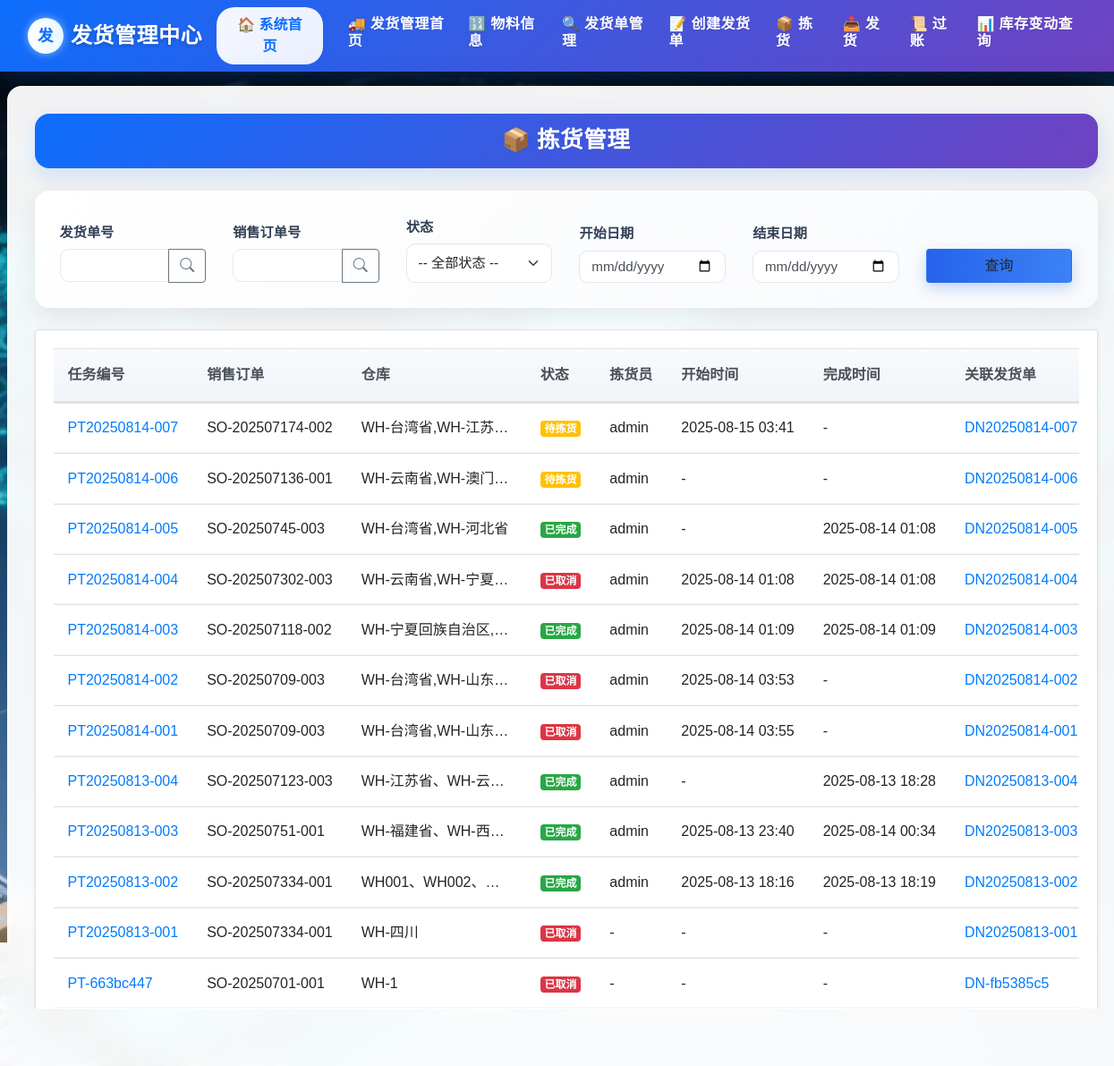
The app's page /delivery/picking_tasks (signed in), older data.
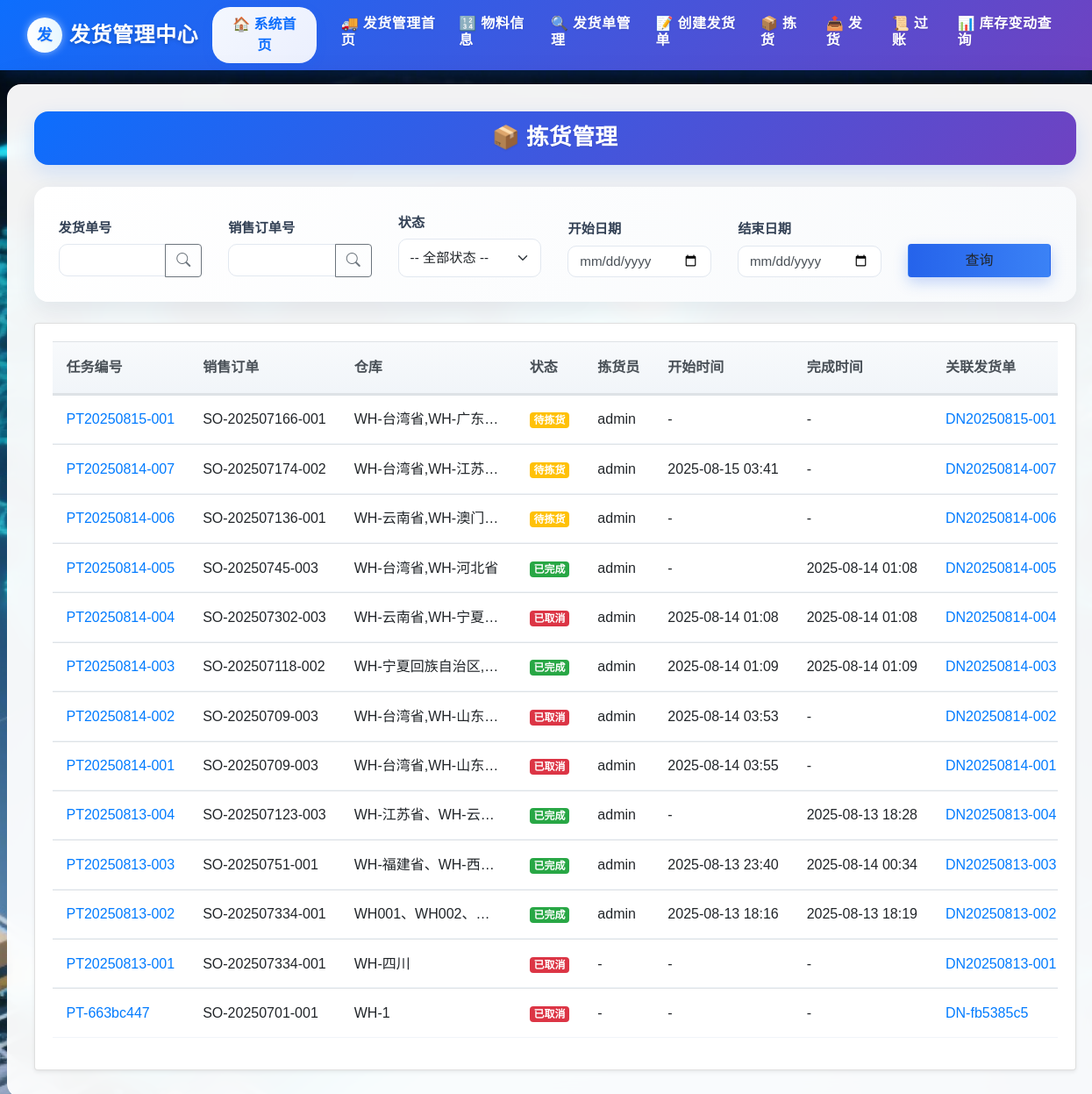
The same page, newer data.
### delivery/models.py (models this page shows)
class PickingTask(db.Model):
    __tablename__ = 'PickingTask'
    task_id = db.Column(db.String(255), primary_key=True)
    sales_order_id = db.Column(db.String(255), db.ForeignKey('SalesOrder.sales_order_id'), nullable=False)
    warehouse_code = db.Column(db.String(255), nullable=False)
    status = db.Column(db.String(50))
    picker = db.Column(db.String(255))
    assigned_at = db.Column(db.DateTime, nullable=True)
    start_time = db.Column(db.DateTime)
    complete_time = db.Column(db.DateTime)
    remarks = db.Column(db.Text)
    items = db.relationship('PickingTaskItem', backref='picking_task', cascade='all, delete-orphan', lazy=True)
    sales_order = db.relationship('SalesOrder', backref='picking_tasks')
    VALID_TRANSITIONS = {
        '待拣货': ['已完成', '已取消'],
        '已完成': [],
        '已取消': []
    }

class DeliveryNote(db.Model):
    __tablename__ = 'DeliveryNote'
    delivery_note_id = db.Column(db.String(255), primary_key=True)
    picking_task_id = db.Column(db.String(255), db.ForeignKey('PickingTask.task_id'), nullable=False)
    sales_order_id = db.Column(db.String(255), db.ForeignKey('SalesOrder.sales_order_id'), nullable=False)
    delivery_date = db.Column(db.DateTime, nullable=False)
    warehouse_code = db.Column(db.String(255), nullable=False)
    status = db.Column(db.Enum(
        '已创建',
        '已拣货',
        '已发货',
        '已过账',
        '已取消'
    ), default='已创建', nullable=False)
    posted_by = db.Column(db.String(255))
    posted_at = db.Column(db.DateTime)
    created_by = db.Column(db.String(255))
    remarks = db.Column(db.Text)
    items = db.relationship('DeliveryItem', backref='delivery_note', cascade='all, delete-orphan', lazy=True)
    sales_order = db.relationship('SalesOrder', backref='delivery_notes')
    picking_task = db.relationship('PickingTask', backref='delivery_note')
    VALID_TRANSITIONS = {
        '已创建': ['已拣货', '已取消'],
        '已拣货': ['已发货', '已取消'],
        '已发货': ['已过账'],
        '已过账': [],
        '已取消': []
    }

### delivery/views.py (the view)
@delivery_bp.route('/picking_tasks', methods=['GET', 'POST'])
@login_required
def picking_task_list():
    form = forms.SearchPickingTaskForm(request.args)  # 如果用 GET
    q = db.session.query(PickingTask)
    if form.delivery_id.data:
        q = q.join(DeliveryNote, isouter=True).filter(
            DeliveryNote.delivery_note_id.like(f"%{form.delivery_id.data.strip()}%")
        )
    if form.sales_order_id.data:
        q = q.filter(PickingTask.sales_order_id.like(f"%{form.sales_order_id.data.strip()}%"))
    if form.status.data:
        q = q.filter(PickingTask.status == form.status.data)
    if form.start_date.data:
        q = q.filter(PickingTask.start_time >= form.start_date.data)
    if form.end_date.data:
        q = q.filter(PickingTask.start_time <= form.end_date.data)
    q = q.order_by(
        PickingTask.assigned_at.desc().nullslast(),
        PickingTask.complete_time.desc().nullslast(),
        PickingTask.start_time.desc().nullslast()
    )
    tasks = q.all()
    rows = []
    for t in tasks:
        dn = (db.session.query(DeliveryNote)
              .filter_by(picking_task_id=t.task_id)
              .order_by(DeliveryNote.delivery_date)
              .first())
        rows.append({'task': t, 'delivery': dn})
    return render_template('delivery/picking_task_list.html', form=form, rows=rows)

### templates/delivery/picking_task_list.html (shortened to what this page needs)
{% extends "delivery/base.html" %}
{% block head_extra %}
<link rel="stylesheet" href="{{ url_for('static', filename='delivery/delivery_styles.css') }}">
{% endblock %}
{% block content %}
<div class="form-title-container">
  <h1 class="form-title">📦 拣货管理</h1>
</div>
<div class="delivery-card animate-fade">
  <form method="get" class="row g-3 query-form align-items-end">
    <div class="col-md-2">
      <label class="form-label" for="delivery_id">{{ form.delivery_id.label.text }}</label>
      <div class="input-group">
        {{ form.delivery_id(class="form-control", id="delivery_id") }}
        <button type="button" class="btn btn-outline-secondary"
                onclick="openCentered('{{ url_for('delivery.delivery_helper') }}', 'deliveryHelper', 800, 600)">
          <i class="bi bi-search"></i>
        </button>
      </div>
    </div>
    <div class="col-md-2">
      <label class="form-label" for="sales_order_id">{{ form.sales_order_id.label.text }}</label>
      <div class="input-group">
        {{ form.sales_order_id(class="form-control", id="sales_order_id") }}
        <button type="button" class="btn btn-outline-secondary"
                onclick="openCentered('{{ url_for('delivery.sales_helper') }}', 'salesHelper', 800, 600)">
          <i class="bi bi-search"></i>
        </button>
      </div>
    </div>
    <div class="col-md-2">
      {{ form.status.label(class="form-label") }}
      {{ form.status(class="form-select") }}
    </div>
    <div class="col-md-2">
      {{ form.start_date.label(class="form-label") }}
      {{ form.start_date(class="form-control", type="date") }}
    </div>
    <div class="col-md-2">
      {{ form.end_date.label(class="form-label") }}
      {{ form.end_date(class="form-control", type="date") }}
    </div>
    <div class="col-md-2">
      {{ form.submit(class="btn btn-search w-100") }}
    </div>
  </form>
</div>
<div class="card shadow-sm">
  <div class="card-body">
    <div class="table-responsive">
      <table class="table table-hover align-middle delivery-table">
        <thead class="thead-light">
          <tr>
            <th>任务编号</th>
            <th>销售订单</th>
            <th>仓库</th>
            <th>状态</th>
            <th>拣货员</th>
            <th>开始时间</th>
            <th>完成时间</th>
            <th>关联发货单</th>
          </tr>
        </thead>
        <tbody>
          {% for row in rows %}
          {% set task = row.task %}
          {% set delivery = row.delivery %}
          <tr>
            <td title="{{ task.task_id }}">
              <a href="{{ url_for('delivery.picking_task_detail', task_id=task.task_id) }}">
                {{ task.task_id }}
              </a>
            </td>
            <td title="{{ task.sales_order_id }}">{{ task.sales_order_id }}</td>
            <td title="{{ task.warehouse_code }}">{{ task.warehouse_code }}</td>
            <td title="{{ task.status }}">
              <span class="badge
                {% if task.status == '待拣货' %}bg-warning
                {% elif task.status == '已完成' %}bg-success
                {% else %}bg-danger{% endif %}">
                {{ task.status }}
              </span>
            </td>
            <td title="{{ task.picker or '-' }}">{{ task.picker or '-' }}</td>
            <td title="{{ task.start_time.strftime('%Y-%m-%d %H:%M') if task.start_time else '-' }}">
              {{ task.start_time.strftime('%Y-%m-%d %H:%M') if task.start_time else '-' }}
            </td>
            <td title="{{ task.complete_time.strftime('%Y-%m-%d %H:%M') if task.complete_time else '-' }}">
              {{ task.complete_time.strftime('%Y-%m-%d %H:%M') if task.complete_time else '-' }}
            </td>
            <td title="{{ delivery.delivery_note_id if delivery else '-' }}">
              {% if delivery %}
                <a href="{{ url_for('delivery.picking_task_detail', task_id=task.task_id) }}">
                  {{ delivery.delivery_note_id }}
                </a>
              {% else %}
                -
              {% endif %}
            </td>
          </tr>
          {% else %}
          <tr>
            <td colspan="8" class="text-center">暂无拣货任务</td>
          </tr>
          {% endfor %}
        </tbody>
      </table>
    </div>
  </div>
</div>
{% endblock %}

### templates/delivery/base.html (shortened to what this page needs)
<!doctype html>
<html lang="zh-CN">
  <head>
    <link href="https://cdn.jsdelivr.net/npm/bootstrap@5.3.0/dist/css/bootstrap.min.css" rel="stylesheet">
    <link href="https://cdn.jsdelivr.net/npm/bootstrap-icons@1.10.0/font/bootstrap-icons.css" rel="stylesheet">
    <link rel="stylesheet" href="{{ url_for('static', filename='delivery/delivery_styles.css') }}">
    <link rel="stylesheet" href="https://cdn.staticfile.org/twitter-bootstrap/4.3.1/css/bootstrap.min.css">
    {% block head_extra %}{% endblock %}
  </head>
  <body>
    <nav class="navbar navbar-expand-lg" style="background: linear-gradient(135deg, #0d6efd, #6f42c1); box-shadow: 0 4px 20px rgba(13, 110, 253, 0.25);">
      <div class="container-fluid">
        <div class="d-flex align-items-center">
          <a class="navbar-brand text-white d-flex align-items-center gap-2" >
            <span class="rounded-circle d-inline-flex justify-content-center align-items-center" style="width:40px;height:40px;background:linear-gradient(90deg, #ffffff, #e6f7ff); color:#0d6efd; font-weight:800; box-shadow: 0 0 10px rgba(255,255,255,0.5)">发</span>
            <div class="d-none d-md-block">
              <div style="font-size:1.5rem; font-weight:600; text-shadow: 0 2px 4px rgba(0,0,0,0.2)">发货管理中心</div>
            </div>
          </a>
        </div>
        <a class="btn btn-home-return me-3" href="{{ url_for('auth.dashboard') }}">
          🏠 系统首页
        </a>
        <div class="collapse navbar-collapse" id="navbarNav">
          <ul class="navbar-nav">
            <li class="nav-item mx-1">
              <a class="nav-link text-white fw-medium position-relative" href="{{ url_for('delivery.delivery_home') }}" style="transition: all 0.3s; color: white !important;">
                <h6>🚚 发货管理首页</h6>
              </a>
            </li>
            <li class="nav-item mx-1">
              <a class="nav-link text-white fw-medium position-relative" href="{{ url_for('delivery.inventory_detail') }}" style="transition: all 0.3s; color: white !important;">
                <h6>🔢 物料信息</h6>
              </a>
            </li>
            <li class="nav-item mx-1">
              <a class="nav-link text-white fw-medium position-relative" href="{{ url_for('delivery.delivery_list') }}" style="transition: all 0.3s; color: white !important;">
                <h6>🔍 发货单管理</h6>
              </a>
            </li>
            <li class="nav-item mx-1">
              <a class="nav-link text-white fw-medium position-relative" href="{{ url_for('delivery.create_delivery') }}" style="transition: all 0.3s; color: white !important;">
                <h6>📝 创建发货单</h6>
              </a>
            </li>
            <li class="nav-item mx-1">
              <a class="nav-link text-white fw-medium position-relative" href="{{ url_for('delivery.picking_task_list') }}" style="transition: all 0.3s; color: white !important;">
                <h6>📦 拣货</h6>
              </a>
            </li>
            <li class="nav-item mx-1">
              <a class="nav-link text-white fw-medium position-relative" href="{{ url_for('delivery.shipment_list')}}" style="transition: all 0.3s; color: white !important;">
                <h6>📤 发货</h6>
              </a>
            </li>
            <li class="nav-item mx-1">
              <a class="nav-link text-white fw-medium position-relative" href="{{ url_for('delivery.post_list' )}}" style="transition: all 0.3s; color: white !important;">
                <h6>📜 过账</h6>
              </a>
            </li>
            <li class="nav-item mx-1">
              <a class="nav-link text-white fw-medium position-relative" href="{{ url_for('delivery.inventory_movement' )}}" style="transition: all 0.3s; color: white !important;">
                <h6>📊 库存变动查询</h6>
              </a>
            </li>
          </ul>
        </div>
      </div>
    </nav>
    <div class="container">
      <div class="content-card">
        {% block content %}{% endblock %}
      </div>
    </div>
  </body>
</html>

Row changes from the older to the newer data that the page shows:
added PickingTask: task_id "PT20250815-001", sales_order_id "SO-202507166-001", warehouse_code "WH-台湾省,WH-广东…", status "待拣货", picker "admin", start_time "-", complete_time "-"
added DeliveryNote: delivery_note_id "DN20250815-001"
